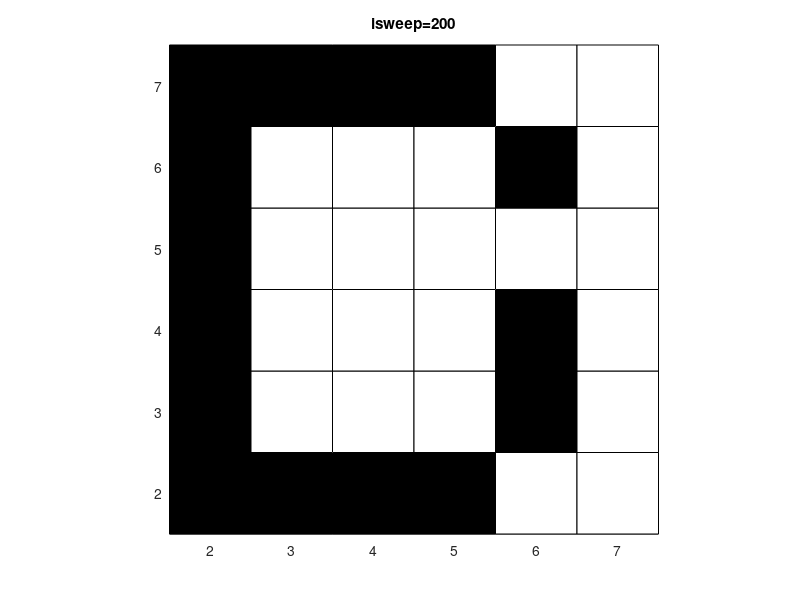

Source code (MATLAB):
clear all
format compact
format short

nsweep=200
nout=10

format +
A=[-1 -1 +1 +1 -1 -1 
   -1 +1 -1 -1 +1 -1
   +1 -1 -1 -1 -1 +1
   +1 +1 +1 +1 +1 +1
   +1 -1 -1 -1 -1 +1
   +1 -1 -1 -1 -1 +1]

B=[+1 +1 +1 +1 -1 -1 
   +1 -1 -1 -1 +1 -1
   +1 +1 +1 +1 -1 -1
   +1 -1 -1 -1 +1 -1
   +1 -1 -1 -1 +1 -1
   +1 +1 +1 +1 -1 -1]

C=[-1 +1 +1 +1 -1 -1 
   +1 -1 -1 -1 +1 -1
   +1 -1 -1 -1 -1 -1
   +1 -1 -1 -1 -1 -1
   +1 -1 -1 -1 +1 -1
   -1 +1 +1 +1 -1 -1]

D=[+1 +1 +1 +1 -1 -1 
   +1 -1 -1 -1 +1 -1
   +1 -1 -1 -1 +1 -1
   +1 -1 -1 -1 +1 -1
   +1 -1 -1 -1 +1 -1
   +1 +1 +1 +1 -1 -1]

sA=A(:);
sB=B(:);
sC=C(:);
sD=D(:);

Patternmat=[sA sB sC sD]


Jij=-Patternmat*Patternmat';
for i=1:length(Jij)
  Jij(i,i)=0;
end
Jij


[Lx,Ly]=size(A)
% set up X- and Y-coordinates for graphics
[Xpos,Ypos]=meshgrid(1:Lx,1:Ly);
xcoord=[0 1 1 0 0]+.5;
ycoord=[0 0 1 1 0]+.5;

Ain=B;
v=Ain(:)'

Energy=v*Jij*v'

vnew=v;


for isweep=1:nsweep
  iselect=round(length(v)*rand+.5); 
  vnew(iselect)=-vnew(iselect); 
  Energynew=vnew*Jij*vnew';
  if (Energynew<=Energy) % T=0
    Energy=Energynew;
    v=vnew;
  else
    vnew=v;
  end
  
  if nout*round(isweep/nout)==isweep
    reshape(v,6,6) % terminal output
  end
  
% Graphic window output  
    figure(1)
  clf 
  hold on
% Rows and columns wright order for terminal output
% but in the wrong order for graphics output, 
% manipulation necessary 
   ising=flipud(fliplr(rot90(reshape(v,6,6))));
  for ix=1:Lx
    for iy=1:Ly
      if ising(ix,iy)==1
        fill(ix+xcoord,iy+ycoord,'k')  
      else
        fill(ix+xcoord,iy+ycoord,'w')  
      end  
    end 
  end
  title(['isweep=' num2str(isweep)])
  axis image
  drawnow
end



return